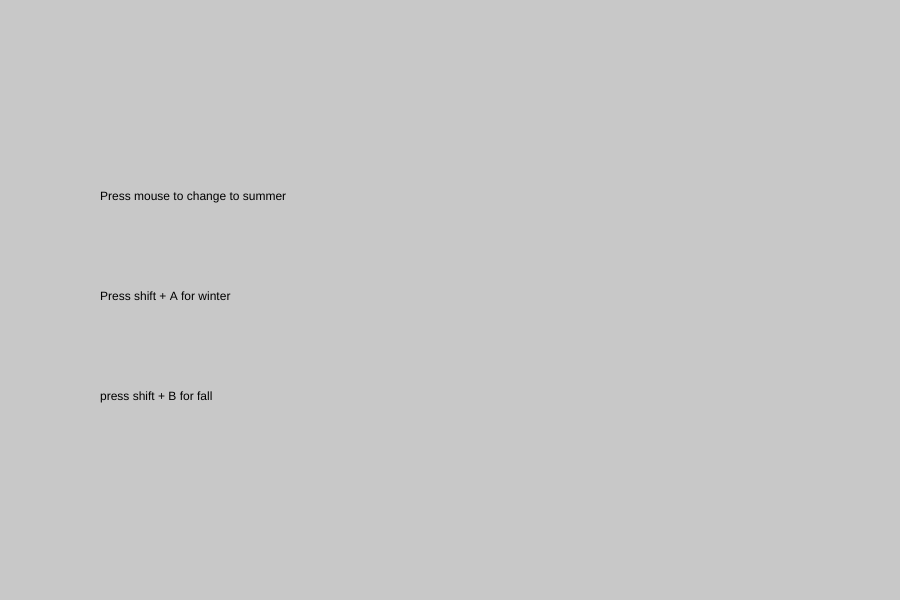
Frame 1 (no input)
Frame 60 (no input): identical to frame 1, image omitted
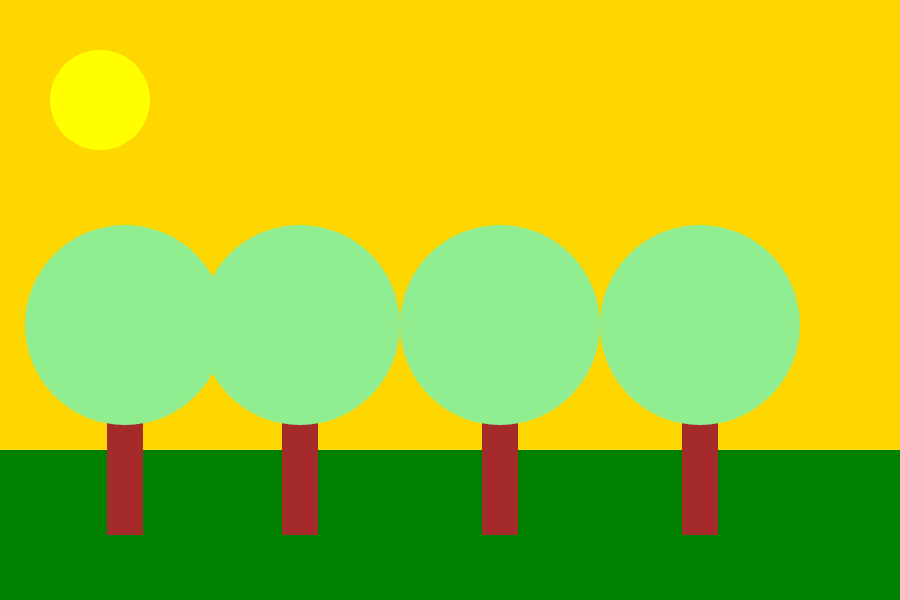
Frame 120 (the mouse pressed at the canvas centre since frame 60)

The p5.js sketch that drew these frames (run headless with seeded random() and noise() and a simulated clock; from frame 60 on, the mouse is pressed at the canvas centre):

// p5.js sketch
// ── sketch.js
var x = 100;
var y = 100;
var s = 100;
var o = 25;

function setup() {
    createCanvas(900, 600);
    ellipseMode(CENTER);
    rectMode(CENTER);

}

function draw() {
    //background
    background(200);
    fill("black");
    text("Press mouse to change to summer", 100, 200);
    text("Press shift + A for winter", 100, 300);
    text("press shift + B for fall", 100, 400);


    //seasons
    if (mouseIsPressed) {
        //Summer scene
        background("gold");
        noStroke();

        //sun
        fill("yellow");
        ellipse(x, y, s);

        //ground
        fill("green");
        rect(width / 2, height, width, height / 2)

        //trees
        fill("brown");
        rect(x + o, y + o * 15, width / o, height / 5);
        rect(x + o * 8, y + o * 15, width / o, height / 5);
        rect(x + o * 16, y + o * 15, width / o, height / 5);
        rect(x + o * 24, y + o * 15, width / o, height / 5);

        fill("lightgreen")
        ellipse(x + o, y + o * 9, s * 2);
        ellipse(x + o * 8, y + o * 9, s * 2);
        ellipse(x + o * 16, y + o * 9, s * 2);
        ellipse(x + o * 24, y + o * 9, s * 2);

    } else if (key == 'A') {
        //winter scene
        background('mediumblue');
        fill('white');
        ellipse(x + o, y + o, s + o);

        //snow
        ellipse(x * 2, y * 7, s * 5);
        ellipse(x * 6, y * 7, s * 5);

        //trees
        fill("brown");
        rect(x + o, y + o * 15, width / o, height / 5);
        rect(x + o * 8, y + o * 15, width / o, height / 5);
        fill("green");
        triangle(x - o * 3, y + o * 13, x + o * 4, y + o * 3, x + o * 6, y + o * 13);
        triangle(x + o * 5, y + o * 13, x + o * 9, y + o * 3, x + o * 11, y + o * 13);

    } else if (key == 'B') {
        //autumn scene
        background("purple");
        noStroke();

        //sun
        fill("lightblue");
        ellipse(x, y, s);

        //ground
        fill("darkgreen");
        rect(width / 2, height, width, height / 2);

        //trees
        fill("brown");
        rect(x + o, y + o * 15, width / o, height / 5);
        rect(x + o * 8, y + o * 15, width / o, height / 5);
        rect(x + o * 16, y + o * 15, width / o, height / 5);
        rect(x + o * 24, y + o * 15, width / o, height / 5);

        fill("green");
        ellipse(x + o, y + o * 9, s * 2);
        fill("red");
        ellipse(x + o * 8, y + o * 9, s * 2);
        fill("orange");
        ellipse(x + o * 16, y + o * 9, s * 2);
        fill("gold");
        ellipse(x + o * 24, y + o * 9, s * 2);
    }
}
